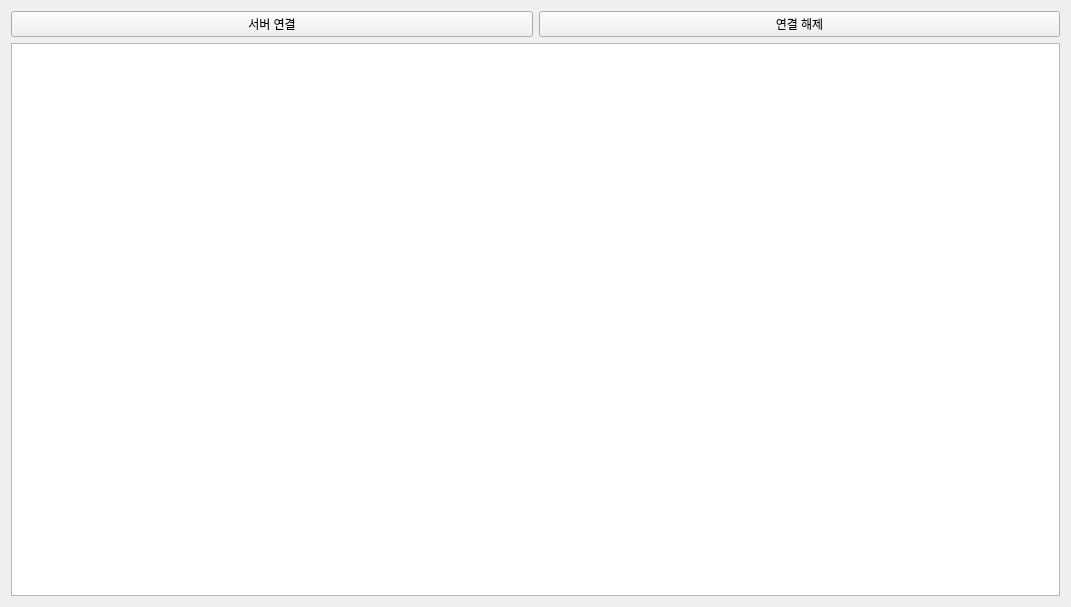
<?xml version="1.0" encoding="UTF-8"?>
<ui version="4.0">
 <class>tab2_connecting</class>
 <widget class="QWidget" name="tab2_connecting">
  <property name="geometry">
   <rect>
    <x>0</x>
    <y>0</y>
    <width>1071</width>
    <height>607</height>
   </rect>
  </property>
  <property name="windowTitle">
   <string>Form</string>
  </property>
  <layout class="QVBoxLayout" name="verticalLayout">
   <item>
    <layout class="QHBoxLayout" name="horizontalLayout">
     <item>
      <widget class="QPushButton" name="pB_connect">
       <property name="text">
        <string>서버 연결</string>
       </property>
      </widget>
     </item>
     <item>
      <widget class="QPushButton" name="pB_close">
       <property name="text">
        <string>연결 해제</string>
       </property>
      </widget>
     </item>
    </layout>
   </item>
   <item>
    <widget class="QTextBrowser" name="log"/>
   </item>
  </layout>
 </widget>
 <resources/>
 <connections/>
</ui>
